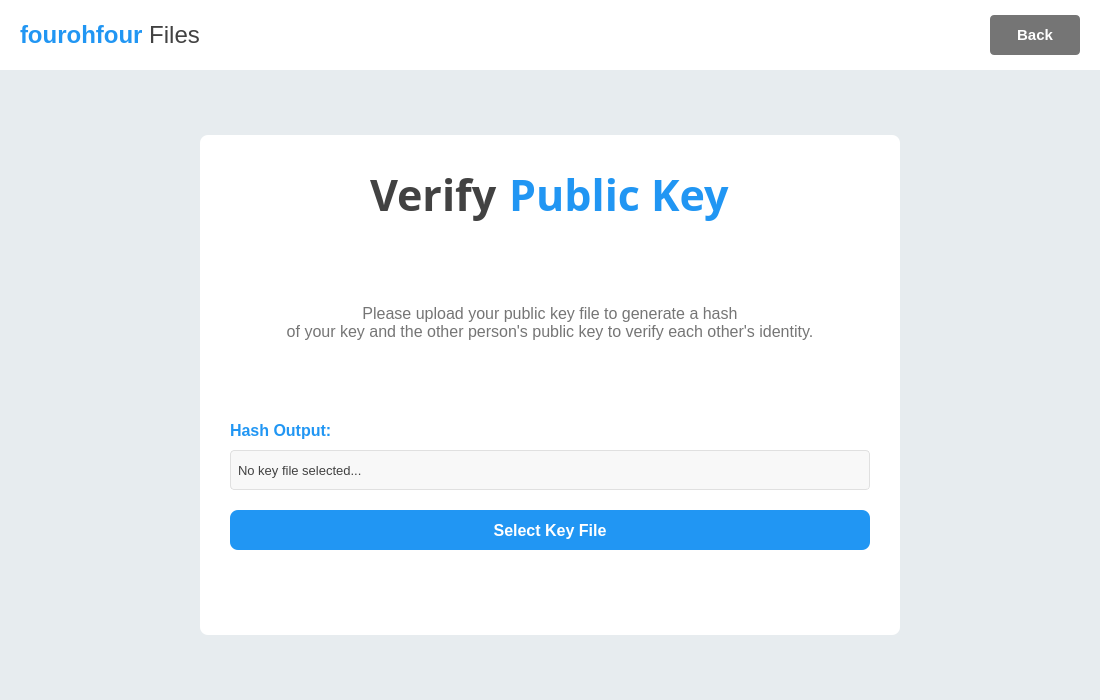
<?xml version="1.0" encoding="UTF-8"?>
<ui version="4.0">
 <class>VerifyPage</class>
 <widget class="QWidget" name="VerifyPage">
  <property name="geometry">
   <rect>
    <x>0</x>
    <y>0</y>
    <width>1100</width>
    <height>700</height>
   </rect>
  </property>
  <property name="minimumSize">
   <size>
    <width>1100</width>
    <height>700</height>
   </size>
  </property>
  <property name="maximumSize">
   <size>
    <width>1100</width>
    <height>700</height>
   </size>
  </property>
  <property name="windowTitle">
   <string>fourohfour Files - Verify</string>
  </property>
  <property name="styleSheet">
   <string notr="true">background-color: rgb(231, 236, 239); /* Light grey background */</string>
  </property>
  <layout class="QVBoxLayout" name="mainVerticalLayout">
   <property name="spacing">
    <number>0</number>
   </property>
   <property name="leftMargin">
    <number>0</number>
   </property>
   <property name="topMargin">
    <number>0</number>
   </property>
   <property name="rightMargin">
    <number>0</number>
   </property>
   <property name="bottomMargin">
    <number>0</number>
   </property>
   <item>
    <widget class="QFrame" name="headingBarFrame">
     <property name="minimumSize">
      <size>
       <width>0</width>
       <height>70</height>
      </size>
     </property>
     <property name="maximumSize">
      <size>
       <width>16777215</width>
       <height>70</height>
      </size>
     </property>
     <property name="frameShape">
      <enum>QFrame::Shape::NoFrame</enum>
     </property>
     <property name="styleSheet">
      <string notr="true">background-color: white;</string>
     </property>
     <layout class="QHBoxLayout" name="headingBarLayout">
      <property name="spacing">
       <number>15</number>
      </property>
      <property name="leftMargin">
       <number>20</number>
      </property>
      <property name="topMargin">
       <number>0</number>
      </property>
      <property name="rightMargin">
       <number>20</number>
      </property>
      <property name="bottomMargin">
       <number>0</number>
      </property>
      <item>
       <widget class="QLabel" name="appLogoLabel">
        <property name="text">
         <string>&lt;html&gt;&lt;head/&gt;&lt;body&gt;&lt;p&gt;&lt;span style=&quot; font-size:18pt; font-weight:600; color:#2196F3;&quot;&gt;fourohfour&lt;/span&gt;&lt;span style=&quot; font-size:18pt; color:#424242;&quot;&gt; Files&lt;/span&gt;&lt;/p&gt;&lt;/body&gt;&lt;/html&gt;</string>
        </property>
       </widget>
      </item>
      <item>
       <spacer name="headingBarSpacer">
        <property name="orientation">
         <enum>Qt::Orientation::Horizontal</enum>
        </property>
        <property name="sizeHint" stdset="0">
         <size>
          <width>40</width>
          <height>20</height>
         </size>
        </property>
       </spacer>
      </item>
      <item>
       <widget class="QPushButton" name="backButton">
        <property name="minimumSize">
         <size>
          <width>90</width>
          <height>40</height>
         </size>
        </property>
        <property name="font">
         <font>
          <pointsize>11</pointsize>
          <bold>true</bold>
         </font>
        </property>
        <property name="styleSheet">
         <string notr="true">QPushButton {
    background-color: #757575; /* Grey button */
    color: white;
    border: none;
    border-radius: 4px;
}
QPushButton:hover {
    background-color: #616161;
}
QPushButton:pressed {
    background-color: #424242;
}</string>
        </property>
        <property name="text">
         <string>Back</string>
        </property>
       </widget>
      </item>
     </layout>
    </widget>
   </item>
   <item>
    <spacer name="topVerticalSpacer">
     <property name="orientation">
      <enum>Qt::Orientation::Vertical</enum>
     </property>
     <property name="sizeHint" stdset="0">
      <size>
       <width>20</width>
       <height>40</height>
      </size>
     </property>
    </spacer>
   </item>
   <item>
    <layout class="QHBoxLayout" name="contentHorizontalLayout">
     <item>
      <spacer name="leftHorizontalSpacer">
       <property name="orientation">
        <enum>Qt::Orientation::Horizontal</enum>
       </property>
       <property name="sizeHint" stdset="0">
        <size>
         <width>40</width>
         <height>20</height>
        </size>
       </property>
      </spacer>
     </item>
     <item>
      <widget class="QFrame" name="mainCardFrame">
       <property name="minimumSize">
        <size>
         <width>700</width>
         <height>500</height>
        </size>
       </property>
       <property name="maximumSize">
        <size>
         <width>700</width>
         <height>500</height>
        </size>
       </property>
       <property name="styleSheet">
        <string notr="true">QFrame {
    background-color: white;
    border-radius: 8px;
}</string>
       </property>
       <property name="frameShape">
        <enum>QFrame::StyledPanel</enum>
       </property>
       <property name="frameShadow">
        <enum>QFrame::Plain</enum>
       </property>
       <layout class="QVBoxLayout" name="mainCardVerticalLayout">
        <property name="spacing">
         <number>25</number>
        </property>
        <property name="leftMargin">
         <number>30</number>
        </property>
        <property name="topMargin">
         <number>30</number>
        </property>
        <property name="rightMargin">
         <number>30</number>
        </property>
        <property name="bottomMargin">
         <number>30</number>
        </property>
        <item>
         <layout class="QHBoxLayout" name="titleLayout">
          <property name="spacing">
           <number>0</number>
          </property>
          <item>
           <spacer name="titleLeftSpacer">
            <property name="orientation">
             <enum>Qt::Orientation::Horizontal</enum>
            </property>
            <property name="sizeHint" stdset="0">
             <size>
              <width>40</width>
              <height>20</height>
             </size>
            </property>
           </spacer>
          </item>
          <item>
           <widget class="QLabel" name="verifyLabel">
            <property name="font">
             <font>
              <family>Tw Cen MT</family>
              <pointsize>32</pointsize>
              <bold>true</bold>
             </font>
            </property>
            <property name="styleSheet">
             <string notr="true">color: #424242;</string>
            </property>
            <property name="text">
             <string>Verify</string>
            </property>
           </widget>
          </item>
          <item>
           <widget class="QLabel" name="nameLabel">
            <property name="font">
             <font>
              <family>Tw Cen MT</family>
              <pointsize>32</pointsize>
              <bold>true</bold>
             </font>
            </property>
            <property name="styleSheet">
             <string notr="true">color: #2196F3;</string>
            </property>
            <property name="text">
             <string> Public Key</string>
            </property>
           </widget>
          </item>
          <item>
           <spacer name="titleRightSpacer">
            <property name="orientation">
             <enum>Qt::Orientation::Horizontal</enum>
            </property>
            <property name="sizeHint" stdset="0">
             <size>
              <width>40</width>
              <height>20</height>
             </size>
            </property>
           </spacer>
          </item>
         </layout>
        </item>
        <item>
         <spacer name="cardTopSpacer">
          <property name="orientation">
           <enum>Qt::Orientation::Vertical</enum>
          </property>
          <property name="sizeHint" stdset="0">
           <size>
            <width>20</width>
            <height>10</height>
           </size>
          </property>
         </spacer>
        </item>
        <item>
         <widget class="QLabel" name="instructLabel">
          <property name="font">
           <font>
            <pointsize>12</pointsize>
           </font>
          </property>
          <property name="styleSheet">
           <string notr="true">color: #757575;</string>
          </property>
          <property name="text">
           <string>Please upload your public key file to generate a hash
of your key and the other person's public key to verify each other's identity.</string>
          </property>
          <property name="alignment">
           <set>Qt::AlignmentFlag::AlignCenter</set>
          </property>
          <property name="wordWrap">
           <bool>true</bool>
          </property>
         </widget>
        </item>
        <item>
         <spacer name="instructSpacer">
          <property name="orientation">
           <enum>Qt::Orientation::Vertical</enum>
          </property>
          <property name="sizeHint" stdset="0">
           <size>
            <width>20</width>
            <height>20</height>
           </size>
          </property>
         </spacer>
        </item>
        <item>
         <layout class="QVBoxLayout" name="fileSelectionLayout">
          <property name="spacing">
           <number>10</number>
          </property>
          <item>
           <widget class="QLabel" name="hashOutputLabel">
            <property name="font">
             <font>
              <pointsize>12</pointsize>
              <bold>true</bold>
             </font>
            </property>
            <property name="styleSheet">
             <string notr="true">color: #2196F3;</string>
            </property>
            <property name="text">
             <string>Hash Output:</string>
            </property>
            <property name="alignment">
             <set>Qt::AlignmentFlag::AlignLeft</set>
            </property>
           </widget>
          </item>
          <item>
           <widget class="QLineEdit" name="displayLineEdit">
            <property name="minimumSize">
             <size>
              <width>0</width>
              <height>40</height>
             </size>
            </property>
            <property name="font">
             <font>
              <pointsize>10</pointsize>
             </font>
            </property>
            <property name="styleSheet">
             <string notr="true">QLineEdit {
                 border: 1px solid #E0E0E0;
                 border-radius: 4px;
                 background-color: #F8F8F8;
                 color: #424242;
                 padding: 5px;
             }</string>
            </property>
            <property name="text">
             <string>No key file selected...</string>
            </property>
            <property name="placeholderText">
             <string>Hash will appear here...</string>
            </property>
            <property name="dragEnabled">
             <bool>false</bool>
            </property>
            <property name="readOnly">
             <bool>true</bool>
            </property>
           </widget>
          </item>
          <item>
           <spacer name="hashOutputSpacer">
            <property name="orientation">
             <enum>Qt::Orientation::Vertical</enum>
            </property>
            <property name="sizeHint" stdset="0">
             <size>
              <width>20</width>
              <height>10</height>
             </size>
            </property>
           </spacer>
          </item>
          <item>
           <widget class="QPushButton" name="verifyButton">
            <property name="minimumSize">
             <size>
              <width>150</width>
              <height>40</height>
             </size>
            </property>
            <property name="font">
             <font>
              <pointsize>12</pointsize>
              <bold>true</bold>
             </font>
            </property>
            <property name="styleSheet">
             <string notr="true">QPushButton {
    background-color: #2196F3; /* Blue for primary action (Select Key File) */
    border: none;
    border-radius: 8px;
    color: white;
    padding: 10px 20px;
}
QPushButton:hover {
    background-color: #1976D2;
}
QPushButton:pressed {
    background-color: #1565C0;
}</string>
            </property>
            <property name="text">
             <string>Select Key File</string>
            </property>
           </widget>
          </item>
         </layout>
        </item>
        <item>
         <spacer name="buttonsTopSpacer">
          <property name="orientation">
           <enum>Qt::Orientation::Vertical</enum>
          </property>
          <property name="sizeHint" stdset="0">
           <size>
            <width>20</width>
            <height>20</height>
           </size>
          </property>
         </spacer>
        </item>
       </layout>
      </widget>
     </item>
     <item>
      <spacer name="rightHorizontalSpacer">
       <property name="orientation">
        <enum>Qt::Orientation::Horizontal</enum>
       </property>
       <property name="sizeHint" stdset="0">
        <size>
         <width>40</width>
         <height>20</height>
        </size>
       </property>
      </spacer>
     </item>
    </layout>
   </item>
   <item>
    <spacer name="bottomVerticalSpacer">
     <property name="orientation">
      <enum>Qt::Orientation::Vertical</enum>
     </property>
     <property name="sizeHint" stdset="0">
      <size>
       <width>20</width>
       <height>40</height>
      </size>
     </property>
    </spacer>
   </item>
  </layout>
 </widget>
 <resources/>
 <connections/>
</ui>
